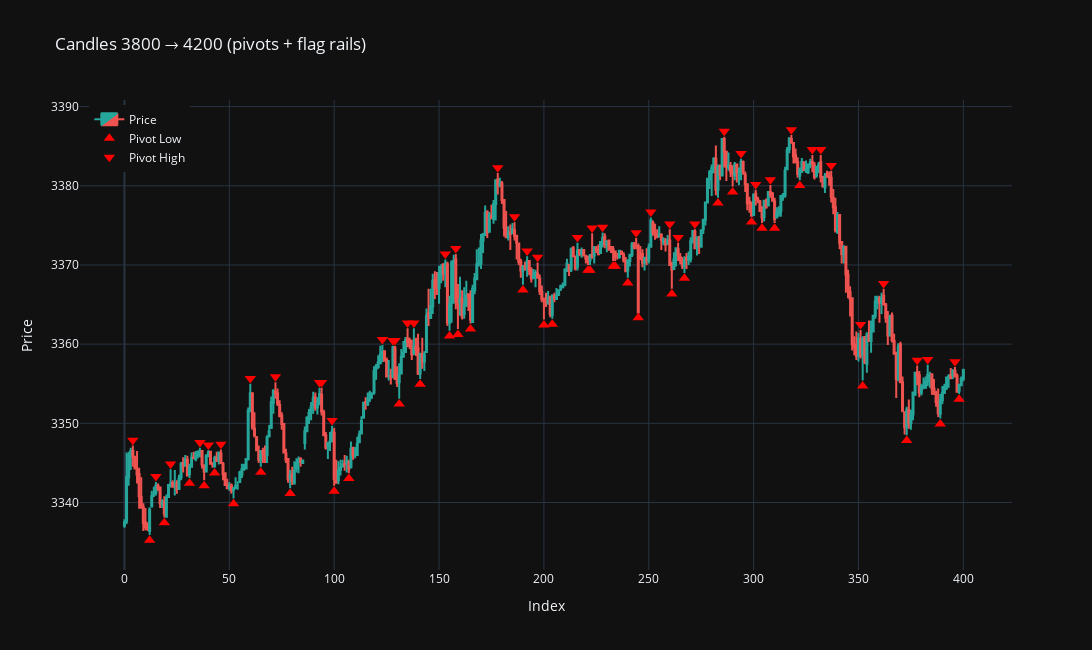

Notebook code for this chart:
### Code cell
# Plot a region
plot_candles_with_pivots_and_flags(df, start_idx=3800, end_idx=4200)

### Figure 1 — Plotly figure (JSON) as saved in the notebook; plotly's stock layout.template omitted (floating-point values rounded to 4 significant figures; data arrays with more than 128 entries replaced by an {"elided": "..."} marker saying what was removed)
{"data": [{"close": {"elided": "401 float values"}, "decreasing": {"fillcolor": "#ef5350", "line": {"color": "#ef5350"}}, "high": {"elided": "401 float values"}, "increasing": {"fillcolor": "#26a69a", "line": {"color": "#26a69a"}}, "low": {"elided": "401 float values"}, "name": "Price", "open": {"elided": "401 float values"}, "type": "candlestick", "x": {"elided": "401 int values"}}, {"marker": {"color": "red", "size": 10, "symbol": "triangle-up"}, "mode": "markers", "name": "Pivot Low", "type": "scatter", "x": [12, 19, 31, 38, 43, 52, 65, 79, 100, 107, 131, 141, 155, 159, 165, 190, 200, 204, 221, 222, 233, 234, 240, 245, 261, 267, 283, 290, 299, 304, 310, 322, 352, 373, 389, 398], "y": [3335.0, 3337.0, 3342.0, 3342.0, 3344.0, 3340.0, 3344.0, 3341.0, 3341.0, 3343.0, 3352.0, 3355.0, 3361.0, 3361.0, 3362.0, 3367.0, 3362.0, 3363.0, 3369.0, 3369.0, 3370.0, 3370.0, 3368.0, 3363.0, 3366.0, 3368.0, 3378.0, 3379.0, 3375.0, 3375.0, 3375.0, 3380.0, 3355.0, 3348.0, 3350.0, 3353.0]}, {"marker": {"color": "red", "size": 10, "symbol": "triangle-down"}, "mode": "markers", "name": "Pivot High", "type": "scatter", "x": [4, 15, 22, 36, 40, 46, 60, 72, 93, 94, 99, 123, 128, 129, 135, 138, 153, 158, 178, 186, 192, 197, 216, 223, 228, 244, 251, 260, 264, 272, 286, 294, 301, 308, 318, 328, 332, 337, 351, 362, 378, 383, 396], "y": [3348.0, 3343.0, 3345.0, 3348.0, 3347.0, 3347.0, 3356.0, 3356.0, 3355.0, 3355.0, 3350.0, 3361.0, 3360.0, 3360.0, 3363.0, 3363.0, 3371.0, 3372.0, 3382.0, 3376.0, 3372.0, 3371.0, 3373.0, 3375.0, 3375.0, 3374.0, 3377.0, 3375.0, 3373.0, 3375.0, 3387.0, 3384.0, 3380.0, 3381.0, 3387.0, 3385.0, 3385.0, 3383.0, 3362.0, 3368.0, 3358.0, 3358.0, 3358.0]}], "layout": {"height": 650, "legend": {"x": 0.01, "xanchor": "left", "y": 0.99, "yanchor": "top"}, "title": {"text": "Candles 3800 → 4200 (pivots + flag rails)"}, "width": 1100, "xaxis": {"rangeslider": {"visible": false}, "title": {"text": "Index"}}, "yaxis": {"title": {"text": "Price"}}}}
